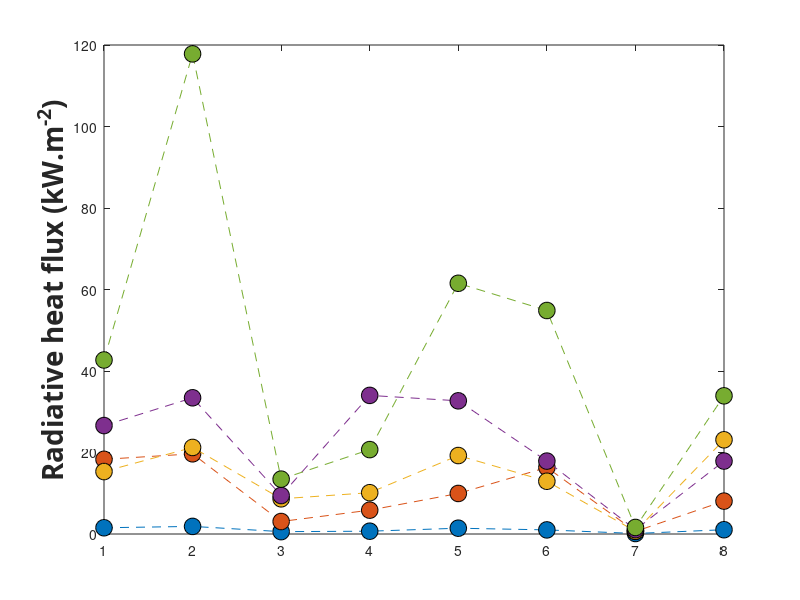

Here is the MATLAB script that generated this plot: (Note: this script raises an error after producing the figure.)
clear;
close all;
%AS3959 average Radiative and Convective heat flux Srub FDI100 

Radiative_heat_flux_BAL12p5 = [1.533215	1.8665581	0.579754217	0.68676437	1.422436033	1.0095746	0.122288037	1.05417695];
Radiative_heat_flux_BAL19 = [18.3255975	19.67878633	3.065164067	5.8516861	9.949330133	16.335225	0.632203773	8.06972535];
Radiative_heat_flux_BAL29 = [15.323907	21.241743	8.639701667	10.137529	19.25438533	12.942292	0.67696928	23.12149915];
Radiative_heat_flux_BAL40 = [26.610964	33.42505633	9.442221233	34.013745	32.68282267	17.891057	1.054747267	17.897115];
Radiative_heat_flux_FZ = [42.703718	117.821573	13.46333303	20.711916	61.52582633	54.848195	1.6073099	33.910324];


plot([Radiative_heat_flux_BAL12p5],'o--','MarkerSize',12,'MarkerEdgeColor','black','MarkerFaceColor',[0, 0.4470, 0.7410]);
hold on
plot([Radiative_heat_flux_BAL19],'o--','MarkerSize',12,'MarkerEdgeColor','black','MarkerFaceColor',[0.8500, 0.3250, 0.0980]);
plot([Radiative_heat_flux_BAL29],'o--','MarkerSize',12,'MarkerEdgeColor','black','MarkerFaceColor',[0.9290, 0.6940, 0.1250]);
plot([Radiative_heat_flux_BAL40],'o--','MarkerSize',12,'MarkerEdgeColor','black','MarkerFaceColor',[0.4940, 0.1840, 0.5560]);
plot([Radiative_heat_flux_FZ],'o--','MarkerSize',12,'MarkerEdgeColor','black','MarkerFaceColor',[0.4660, 0.6740, 0.1880]);



ylabel('Radiative heat flux (kW.m^{-2})','FontWeight','bold','FontSize',20,...
    'FontName','Calibri');





ax = gca;
ax.XTickLabels = {'Roof','Gutter','Sub-floor','Door','Deck','Window','Back wall','Front wall'};
grid on;


box on
xtickangle(45)
xlabel('Location','FontWeight','bold','FontSize',20,...
    'FontName','Calibri');

set(gca,'fontsize',18);

legend('BAL 12.5','BAL 19','BAL 29','BAL 40','BAL FZ')
